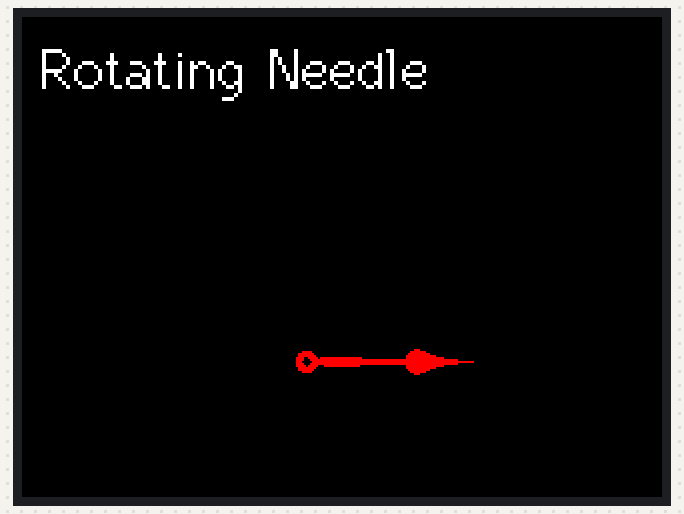
Recording of a sketch running on a simulated ESP32. Shown: 320×240 colour display. Storage starts empty; what the sketch prints to the serial monitor is not drawn.

Above: at 1.81 s.
At 12.36 s:
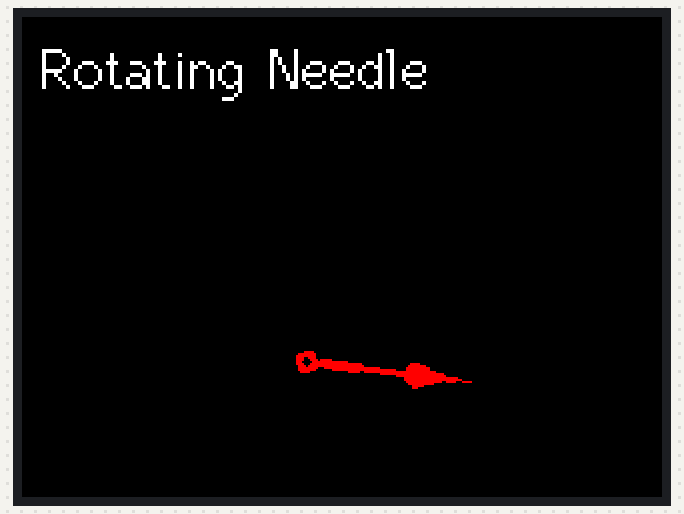
At 14.48 s:
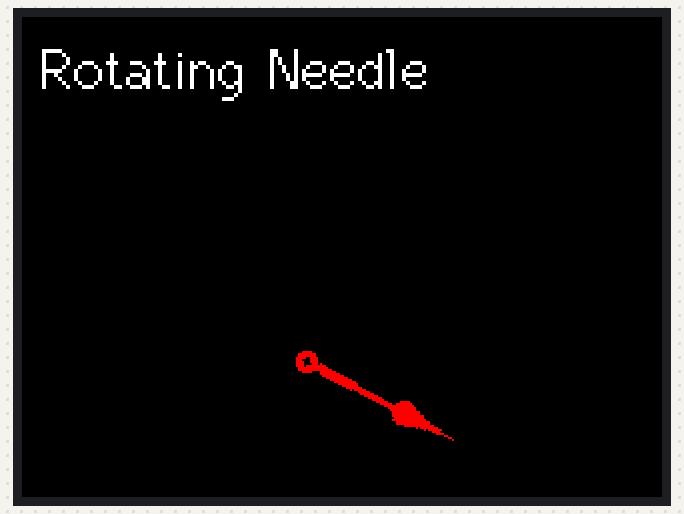
At 16.57 s:
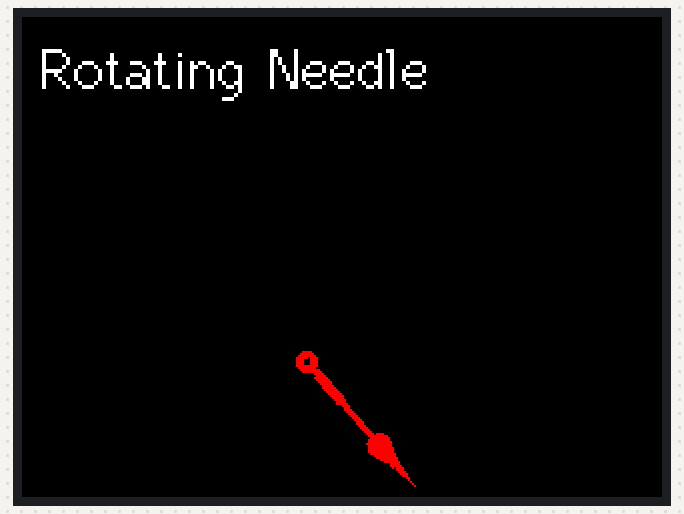
At 18.67 s:
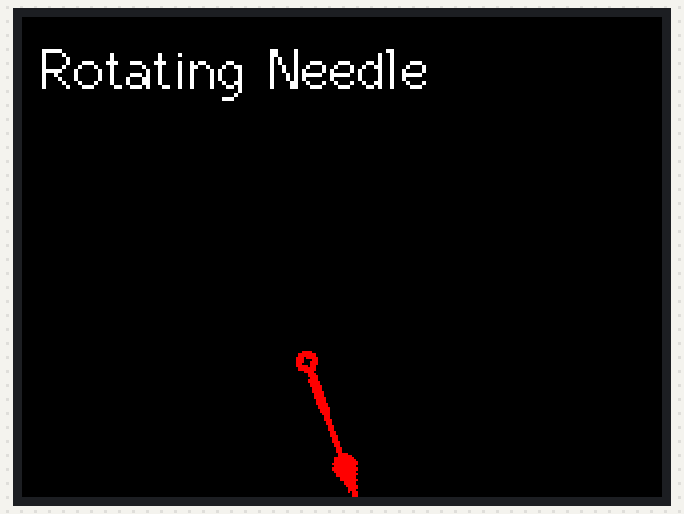
At 21.42 s:
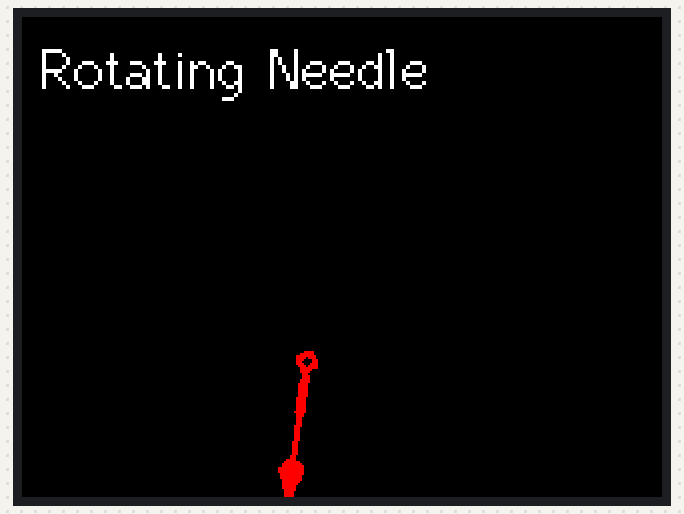

The sketch:

07_SDCard_Display_Rotate_1.ino
```cpp
// This is the rotate function using offline scaled image size

// Define the SD Chip Select pin (must match wiring)
#define VSPI_PIN  // SD card is using VSPI and TFT is using HSPI

#include <SPI.h>
#include <SD.h>
//#include "SdFat.h"
#include <TFT_eSPI.h>


#ifdef VSPI_PIN
#define SD_SCLK_PIN 4
#define SD_MISO_PIN 5
#define SD_MOSI_PIN 6
#else
#define SD_SCLK_PIN 12
#define SD_MISO_PIN 13
#define SD_MOSI_PIN 11
#endif

#define SD_CS_PIN 7
#define SD_FREQUENCY 16000000  // 16MHz or 4MHz

TFT_eSPI tft = TFT_eSPI();

#ifdef VSPI_PIN
SPIClass sdSPI(VSPI);
#else
SPIClass sdSPI(HSPI);
#endif


//#define METER_AREA

// Clock hand 565RGB image
#include <scaled_clockhand.h>
// Create an instance of the sprite class for flickering-free smooth rotation
TFT_eSprite needle(&tft);

#ifdef METER_AREA
TFT_eSprite meterArea(&tft);
#endif

int angle = 0;
int angle_inc = 30;

// ---------- User Settings ----------

#define NEEDLE_CENTERX 7   // Original pivot X (from top-left)
#define NEEDLE_CENTERY 86  // Original pivot Y (from top-left)

// Display pivot (where the needle rotates around on screen)
#define SCREEN_PIVOT_X 120  // Example: center of a 320x240 screen
#define SCREEN_PIVOT_Y 140

#define METER_X 50
#define METER_Y 80


void setup() {
  Serial.begin(115200);
  delay(1000);


  // Initialize TFT Display
  Serial.println("Initializing TFT...");
  tft.init();
  tft.setRotation(1);
  tft.fillScreen(TFT_BLACK);
  tft.setTextColor(TFT_WHITE, TFT_BLACK);
  tft.setTextSize(2);
  tft.setCursor(0, 0);

  Serial.println("TFT ready...");
  // tft.println("TFT ready...");

  // Explicitly bind SPI to your SPI pins BEFORE SD.begin()
  // SPI.begin(SD_SCLK_PIN, SD_MISO_PIN, SD_MOSI_PIN);
  sdSPI.begin(SD_SCLK_PIN, SD_MISO_PIN, SD_MOSI_PIN);  // SCK, MISO, MOSI

  Serial.println("Initializing SD card...");
  //if (!SD.begin(SD_CS_PIN, SPI, SD_FREQUENCY)) {
  if (!SD.begin(SD_CS_PIN, sdSPI, SD_FREQUENCY)) {
    Serial.println("SD Card initialization failed! Try again...");
    if (!SD.begin(SD_CS_PIN, sdSPI, SD_FREQUENCY)) {
      while (1) delay(1000);  // Halt
    }
  }

  Serial.println("SD Card initialized successfully.");

  uint64_t cardSize = SD.cardSize() / (1024 * 1024);
  Serial.printf("SD Card Size: %lluMB\n", cardSize);
  needle.setSwapBytes(true);

#ifdef METER_AREA

  needle.createSprite(CLOCKHAND_WIDTH, CLOCKHAND_HEIGHT);
  needle.pushImage(0, 0, CLOCKHAND_WIDTH, CLOCKHAND_HEIGHT, clockhand);
  needle.setPivot(NEEDLE_CENTERX, NEEDLE_CENTERY);

  meterArea.createSprite(CLOCKHAND_HEIGHT * 2, CLOCKHAND_HEIGHT * 2);
  meterArea.fillSprite(TFT_BLACK);
  meterArea.setPivot(CLOCKHAND_HEIGHT, CLOCKHAND_HEIGHT);
#else

  needle.createSprite(CLOCKHAND_HEIGHT * 2, CLOCKHAND_HEIGHT * 2);
  needle.fillSprite(TFT_YELLOW);
  needle.pushImage(CLOCKHAND_HEIGHT-NEEDLE_CENTERX, CLOCKHAND_HEIGHT-NEEDLE_CENTERY, CLOCKHAND_WIDTH, CLOCKHAND_HEIGHT, clockhand);
  needle.setPivot(CLOCKHAND_HEIGHT, CLOCKHAND_HEIGHT);
  //needle.fillSprite(TFT_WHITE);
  tft.setPivot(METER_X+CLOCKHAND_HEIGHT, METER_Y+CLOCKHAND_HEIGHT);   // pivot point to lay the image on tft screen
  //needle.pushRotated((int)0, TFT_BLACK);

#endif
  // Set the screen pivot (where the needle will rotate)
  //tft.setPivot(SCREEN_PIVOT_X, SCREEN_PIVOT_Y);

  // Draw static text (will be redrawn each loop)
  tft.setTextFont(2);
  tft.setTextColor(TFT_WHITE, TFT_BLACK);
  tft.drawString("Rotating Needle", 10, 10);
}

void loop() {

  // fill in the area with background color
  // Method 1: push to the sprite
  //needle.fillSprite(TFT_BLACK);
  //needle.pushRotated(angle_old, TFT_WHITE);
#ifdef METER_AREA
  // Method 2: just fill circle to tft directly
  // tft.fillCircle(SCREEN_PIVOT_X,SCREEN_PIVOT_Y,CLOCKHAND_HEIGHT,TFT_BLACK);
  meterArea.fillSprite(TFT_WHITE);
  meterArea.drawCircle(CLOCKHAND_HEIGHT, CLOCKHAND_HEIGHT, CLOCKHAND_HEIGHT, TFT_GREEN);
  meterArea.drawCircle(CLOCKHAND_HEIGHT, CLOCKHAND_HEIGHT, CLOCKHAND_HEIGHT - 1, TFT_GREEN);
  meterArea.drawCircle(CLOCKHAND_HEIGHT, CLOCKHAND_HEIGHT, CLOCKHAND_HEIGHT - 2, TFT_GREEN);
  needle.pushImage(0, 0, CLOCKHAND_WIDTH, CLOCKHAND_HEIGHT, clockhand);
  needle.pushRotated(&meterArea, angle, TFT_BLACK);  // needle with black background color TFT_BLACK

  meterArea.pushSprite(METER_X, METER_Y);

#else

  //needle.fillSprite(TFT_YELLOW);  // to see the effect
  needle.fillSprite(TFT_BLACK);
  needle.pushImage(CLOCKHAND_HEIGHT-NEEDLE_CENTERX, CLOCKHAND_HEIGHT-NEEDLE_CENTERY, CLOCKHAND_WIDTH, CLOCKHAND_HEIGHT, clockhand);
  needle.pushRotated(angle, TFT_WHITE);  // needle with black background color TFT_BLACK if use black it will skip black from image hence will not erase past pixel.

#endif

  // 4. Update angle for next frame
  //angle = (angle + 1) % 360;
  angle += angle_inc;
  if (angle >= 360) {
    angle = 0;
    if (angle_inc == 1) angle_inc = 30;
    else angle_inc = 1;
  }


  delay(10);  // Adjust speed
}
```

Source omitted: ed_clockhand.h (data table, 10869 bytes)

Measured:
- what the display in image 0 shows lasts 0.4 s, from 1.6 s to 2.0 s
